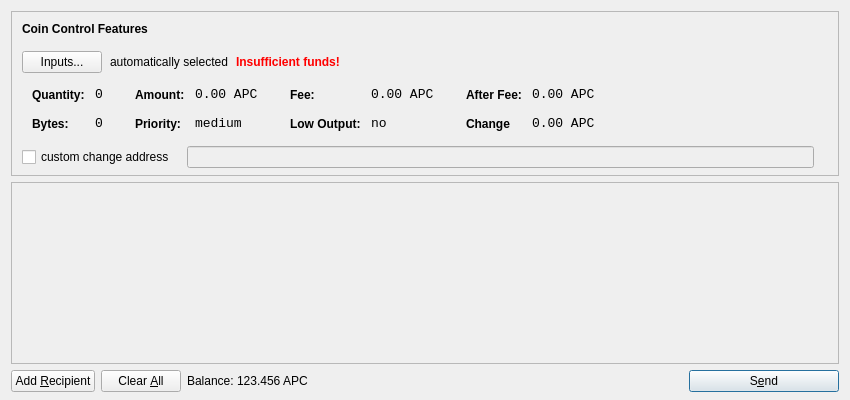
<?xml version="1.0" encoding="UTF-8"?>
<ui version="4.0">
 <class>SendCoinsDialog</class>
 <widget class="QDialog" name="SendCoinsDialog">
  <property name="geometry">
   <rect>
    <x>0</x>
    <y>0</y>
    <width>850</width>
    <height>400</height>
   </rect>
  </property>
  <property name="windowTitle">
   <string>Send Coins</string>
  </property>
  <layout class="QVBoxLayout" name="verticalLayout" stretch="0,1,0">
   <property name="bottomMargin">
    <number>8</number>
   </property>
   <item>
    <widget class="QFrame" name="frameCoinControl">
     <property name="sizePolicy">
      <sizepolicy hsizetype="Expanding" vsizetype="Expanding">
       <horstretch>0</horstretch>
       <verstretch>0</verstretch>
      </sizepolicy>
     </property>
     <property name="maximumSize">
      <size>
       <width>16777215</width>
       <height>16777215</height>
      </size>
     </property>
     <property name="frameShape">
      <enum>QFrame::StyledPanel</enum>
     </property>
     <property name="frameShadow">
      <enum>QFrame::Sunken</enum>
     </property>
     <layout class="QVBoxLayout" name="verticalLayoutCoinControl2">
      <property name="spacing">
       <number>-1</number>
      </property>
      <property name="leftMargin">
       <number>0</number>
      </property>
      <property name="topMargin">
       <number>0</number>
      </property>
      <property name="rightMargin">
       <number>0</number>
      </property>
      <property name="bottomMargin">
       <number>6</number>
      </property>
      <item>
       <layout class="QVBoxLayout" name="verticalLayoutCoinControl" stretch="0,0,0,0,1">
        <property name="spacing">
         <number>0</number>
        </property>
        <property name="leftMargin">
         <number>10</number>
        </property>
        <property name="topMargin">
         <number>10</number>
        </property>
        <item>
         <layout class="QHBoxLayout" name="horizontalLayoutCoinControl1">
          <property name="bottomMargin">
           <number>15</number>
          </property>
          <item>
           <widget class="QLabel" name="labelCoinControlFeatures">
            <property name="sizePolicy">
             <sizepolicy hsizetype="Preferred" vsizetype="Maximum">
              <horstretch>0</horstretch>
              <verstretch>0</verstretch>
             </sizepolicy>
            </property>
            <property name="font">
             <font>
              <weight>75</weight>
              <bold>true</bold>
             </font>
            </property>
            <property name="styleSheet">
             <string notr="true">font-weight:bold;</string>
            </property>
            <property name="text">
             <string>Coin Control Features</string>
            </property>
           </widget>
          </item>
         </layout>
        </item>
        <item>
         <layout class="QHBoxLayout" name="horizontalLayoutCoinControl2" stretch="0,0,0,0">
          <property name="spacing">
           <number>8</number>
          </property>
          <property name="bottomMargin">
           <number>10</number>
          </property>
          <item>
           <widget class="QPushButton" name="pushButtonCoinControl">
            <property name="styleSheet">
             <string notr="true"/>
            </property>
            <property name="text">
             <string>Inputs...</string>
            </property>
           </widget>
          </item>
          <item>
           <widget class="QLabel" name="labelCoinControlAutomaticallySelected">
            <property name="text">
             <string>automatically selected</string>
            </property>
            <property name="margin">
             <number>5</number>
            </property>
           </widget>
          </item>
          <item>
           <widget class="QLabel" name="labelCoinControlInsuffFunds">
            <property name="font">
             <font>
              <weight>75</weight>
              <bold>true</bold>
             </font>
            </property>
            <property name="styleSheet">
             <string notr="true">color:red;font-weight:bold;</string>
            </property>
            <property name="text">
             <string>Insufficient funds!</string>
            </property>
            <property name="margin">
             <number>5</number>
            </property>
           </widget>
          </item>
          <item>
           <spacer name="horizontalSpacerCoinControl">
            <property name="orientation">
             <enum>Qt::Horizontal</enum>
            </property>
            <property name="sizeHint" stdset="0">
             <size>
              <width>40</width>
              <height>1</height>
             </size>
            </property>
           </spacer>
          </item>
         </layout>
        </item>
        <item>
         <widget class="QWidget" name="widgetCoinControl" native="true">
          <property name="sizePolicy">
           <sizepolicy hsizetype="Preferred" vsizetype="Preferred">
            <horstretch>0</horstretch>
            <verstretch>0</verstretch>
           </sizepolicy>
          </property>
          <property name="minimumSize">
           <size>
            <width>0</width>
            <height>0</height>
           </size>
          </property>
          <property name="styleSheet">
           <string notr="true"/>
          </property>
          <layout class="QHBoxLayout" name="horizontalLayoutCoinControl5">
           <property name="margin">
            <number>0</number>
           </property>
           <item>
            <layout class="QHBoxLayout" name="horizontalLayoutCoinControl3" stretch="0,0,0,1">
             <property name="spacing">
              <number>20</number>
             </property>
             <property name="topMargin">
              <number>0</number>
             </property>
             <property name="bottomMargin">
              <number>10</number>
             </property>
             <item>
              <layout class="QFormLayout" name="formLayoutCoinControl1">
               <property name="horizontalSpacing">
                <number>10</number>
               </property>
               <property name="verticalSpacing">
                <number>14</number>
               </property>
               <property name="leftMargin">
                <number>10</number>
               </property>
               <property name="topMargin">
                <number>4</number>
               </property>
               <property name="rightMargin">
                <number>6</number>
               </property>
               <item row="0" column="0">
                <widget class="QLabel" name="labelCoinControlQuantityText">
                 <property name="styleSheet">
                  <string notr="true">font-weight:bold;</string>
                 </property>
                 <property name="text">
                  <string>Quantity:</string>
                 </property>
                 <property name="margin">
                  <number>0</number>
                 </property>
                </widget>
               </item>
               <item row="0" column="1">
                <widget class="QLabel" name="labelCoinControlQuantity">
                 <property name="font">
                  <font>
                   <family>Monospace</family>
                   <pointsize>10</pointsize>
                  </font>
                 </property>
                 <property name="cursor">
                  <cursorShape>IBeamCursor</cursorShape>
                 </property>
                 <property name="contextMenuPolicy">
                  <enum>Qt::ActionsContextMenu</enum>
                 </property>
                 <property name="text">
                  <string>0</string>
                 </property>
                 <property name="margin">
                  <number>0</number>
                 </property>
                 <property name="textInteractionFlags">
                  <set>Qt::LinksAccessibleByMouse|Qt::TextSelectableByKeyboard|Qt::TextSelectableByMouse</set>
                 </property>
                </widget>
               </item>
               <item row="1" column="0">
                <widget class="QLabel" name="labelCoinControlBytesText">
                 <property name="styleSheet">
                  <string notr="true">font-weight:bold;</string>
                 </property>
                 <property name="text">
                  <string>Bytes:</string>
                 </property>
                </widget>
               </item>
               <item row="1" column="1">
                <widget class="QLabel" name="labelCoinControlBytes">
                 <property name="font">
                  <font>
                   <family>Monospace</family>
                   <pointsize>10</pointsize>
                  </font>
                 </property>
                 <property name="cursor">
                  <cursorShape>IBeamCursor</cursorShape>
                 </property>
                 <property name="contextMenuPolicy">
                  <enum>Qt::ActionsContextMenu</enum>
                 </property>
                 <property name="text">
                  <string>0</string>
                 </property>
                 <property name="textInteractionFlags">
                  <set>Qt::LinksAccessibleByMouse|Qt::TextSelectableByKeyboard|Qt::TextSelectableByMouse</set>
                 </property>
                </widget>
               </item>
              </layout>
             </item>
             <item>
              <layout class="QFormLayout" name="formLayoutCoinControl2">
               <property name="horizontalSpacing">
                <number>10</number>
               </property>
               <property name="verticalSpacing">
                <number>14</number>
               </property>
               <property name="leftMargin">
                <number>6</number>
               </property>
               <property name="topMargin">
                <number>4</number>
               </property>
               <property name="rightMargin">
                <number>6</number>
               </property>
               <item row="0" column="0">
                <widget class="QLabel" name="labelCoinControlAmountText">
                 <property name="styleSheet">
                  <string notr="true">font-weight:bold;</string>
                 </property>
                 <property name="text">
                  <string>Amount:</string>
                 </property>
                 <property name="margin">
                  <number>0</number>
                 </property>
                </widget>
               </item>
               <item row="0" column="1">
                <widget class="QLabel" name="labelCoinControlAmount">
                 <property name="font">
                  <font>
                   <family>Monospace</family>
                   <pointsize>10</pointsize>
                  </font>
                 </property>
                 <property name="cursor">
                  <cursorShape>IBeamCursor</cursorShape>
                 </property>
                 <property name="contextMenuPolicy">
                  <enum>Qt::ActionsContextMenu</enum>
                 </property>
                 <property name="text">
                  <string>0.00 APC</string>
                 </property>
                 <property name="textInteractionFlags">
                  <set>Qt::LinksAccessibleByMouse|Qt::TextSelectableByKeyboard|Qt::TextSelectableByMouse</set>
                 </property>
                </widget>
               </item>
               <item row="1" column="0">
                <widget class="QLabel" name="labelCoinControlPriorityText">
                 <property name="styleSheet">
                  <string notr="true">font-weight:bold;</string>
                 </property>
                 <property name="text">
                  <string>Priority:</string>
                 </property>
                </widget>
               </item>
               <item row="1" column="1">
                <widget class="QLabel" name="labelCoinControlPriority">
                 <property name="font">
                  <font>
                   <family>Monospace</family>
                   <pointsize>10</pointsize>
                  </font>
                 </property>
                 <property name="cursor">
                  <cursorShape>IBeamCursor</cursorShape>
                 </property>
                 <property name="contextMenuPolicy">
                  <enum>Qt::ActionsContextMenu</enum>
                 </property>
                 <property name="text">
                  <string>medium</string>
                 </property>
                 <property name="textInteractionFlags">
                  <set>Qt::LinksAccessibleByMouse|Qt::TextSelectableByKeyboard|Qt::TextSelectableByMouse</set>
                 </property>
                </widget>
               </item>
              </layout>
             </item>
             <item>
              <layout class="QFormLayout" name="formLayoutCoinControl3">
               <property name="horizontalSpacing">
                <number>10</number>
               </property>
               <property name="verticalSpacing">
                <number>14</number>
               </property>
               <property name="leftMargin">
                <number>6</number>
               </property>
               <property name="topMargin">
                <number>4</number>
               </property>
               <property name="rightMargin">
                <number>6</number>
               </property>
               <item row="0" column="0">
                <widget class="QLabel" name="labelCoinControlFeeText">
                 <property name="styleSheet">
                  <string notr="true">font-weight:bold;</string>
                 </property>
                 <property name="text">
                  <string>Fee:</string>
                 </property>
                 <property name="margin">
                  <number>0</number>
                 </property>
                </widget>
               </item>
               <item row="0" column="1">
                <widget class="QLabel" name="labelCoinControlFee">
                 <property name="font">
                  <font>
                   <family>Monospace</family>
                   <pointsize>10</pointsize>
                  </font>
                 </property>
                 <property name="cursor">
                  <cursorShape>IBeamCursor</cursorShape>
                 </property>
                 <property name="contextMenuPolicy">
                  <enum>Qt::ActionsContextMenu</enum>
                 </property>
                 <property name="text">
                  <string>0.00 APC</string>
                 </property>
                 <property name="textInteractionFlags">
                  <set>Qt::LinksAccessibleByMouse|Qt::TextSelectableByKeyboard|Qt::TextSelectableByMouse</set>
                 </property>
                </widget>
               </item>
               <item row="1" column="0">
                <widget class="QLabel" name="labelCoinControlLowOutputText">
                 <property name="styleSheet">
                  <string notr="true">font-weight:bold;</string>
                 </property>
                 <property name="text">
                  <string>Low Output:</string>
                 </property>
                </widget>
               </item>
               <item row="1" column="1">
                <widget class="QLabel" name="labelCoinControlLowOutput">
                 <property name="font">
                  <font>
                   <family>Monospace</family>
                   <pointsize>10</pointsize>
                  </font>
                 </property>
                 <property name="cursor">
                  <cursorShape>IBeamCursor</cursorShape>
                 </property>
                 <property name="contextMenuPolicy">
                  <enum>Qt::ActionsContextMenu</enum>
                 </property>
                 <property name="text">
                  <string>no</string>
                 </property>
                 <property name="textInteractionFlags">
                  <set>Qt::LinksAccessibleByMouse|Qt::TextSelectableByKeyboard|Qt::TextSelectableByMouse</set>
                 </property>
                </widget>
               </item>
              </layout>
             </item>
             <item>
              <layout class="QFormLayout" name="formLayoutCoinControl4">
               <property name="horizontalSpacing">
                <number>10</number>
               </property>
               <property name="verticalSpacing">
                <number>14</number>
               </property>
               <property name="leftMargin">
                <number>6</number>
               </property>
               <property name="topMargin">
                <number>4</number>
               </property>
               <property name="rightMargin">
                <number>6</number>
               </property>
               <item row="0" column="0">
                <widget class="QLabel" name="labelCoinControlAfterFeeText">
                 <property name="styleSheet">
                  <string notr="true">font-weight:bold;</string>
                 </property>
                 <property name="text">
                  <string>After Fee:</string>
                 </property>
                 <property name="margin">
                  <number>0</number>
                 </property>
                </widget>
               </item>
               <item row="0" column="1">
                <widget class="QLabel" name="labelCoinControlAfterFee">
                 <property name="font">
                  <font>
                   <family>Monospace</family>
                   <pointsize>10</pointsize>
                  </font>
                 </property>
                 <property name="cursor">
                  <cursorShape>IBeamCursor</cursorShape>
                 </property>
                 <property name="contextMenuPolicy">
                  <enum>Qt::ActionsContextMenu</enum>
                 </property>
                 <property name="text">
                  <string>0.00 APC</string>
                 </property>
                 <property name="textInteractionFlags">
                  <set>Qt::LinksAccessibleByMouse|Qt::TextSelectableByKeyboard|Qt::TextSelectableByMouse</set>
                 </property>
                </widget>
               </item>
               <item row="1" column="0">
                <widget class="QLabel" name="labelCoinControlChangeText">
                 <property name="styleSheet">
                  <string notr="true">font-weight:bold;</string>
                 </property>
                 <property name="text">
                  <string>Change</string>
                 </property>
                </widget>
               </item>
               <item row="1" column="1">
                <widget class="QLabel" name="labelCoinControlChange">
                 <property name="font">
                  <font>
                   <family>Monospace</family>
                   <pointsize>10</pointsize>
                  </font>
                 </property>
                 <property name="cursor">
                  <cursorShape>IBeamCursor</cursorShape>
                 </property>
                 <property name="contextMenuPolicy">
                  <enum>Qt::ActionsContextMenu</enum>
                 </property>
                 <property name="text">
                  <string>0.00 APC</string>
                 </property>
                 <property name="textInteractionFlags">
                  <set>Qt::LinksAccessibleByMouse|Qt::TextSelectableByKeyboard|Qt::TextSelectableByMouse</set>
                 </property>
                </widget>
               </item>
              </layout>
             </item>
            </layout>
           </item>
          </layout>
         </widget>
        </item>
        <item>
         <layout class="QHBoxLayout" name="horizontalLayoutCoinControl4" stretch="0,0,0">
          <property name="spacing">
           <number>12</number>
          </property>
          <property name="sizeConstraint">
           <enum>QLayout::SetDefaultConstraint</enum>
          </property>
          <property name="topMargin">
           <number>5</number>
          </property>
          <property name="rightMargin">
           <number>5</number>
          </property>
          <item>
           <widget class="QCheckBox" name="checkBoxCoinControlChange">
            <property name="text">
             <string>custom change address</string>
            </property>
           </widget>
          </item>
          <item>
           <widget class="QLineEdit" name="lineEditCoinControlChange">
            <property name="enabled">
             <bool>false</bool>
            </property>
            <property name="sizePolicy">
             <sizepolicy hsizetype="Expanding" vsizetype="Fixed">
              <horstretch>0</horstretch>
              <verstretch>0</verstretch>
             </sizepolicy>
            </property>
           </widget>
          </item>
          <item>
           <widget class="QLabel" name="labelCoinControlChangeLabel">
            <property name="sizePolicy">
             <sizepolicy hsizetype="Preferred" vsizetype="Expanding">
              <horstretch>0</horstretch>
              <verstretch>0</verstretch>
             </sizepolicy>
            </property>
            <property name="minimumSize">
             <size>
              <width>0</width>
              <height>0</height>
             </size>
            </property>
            <property name="text">
             <string/>
            </property>
            <property name="margin">
             <number>3</number>
            </property>
           </widget>
          </item>
         </layout>
        </item>
        <item>
         <spacer name="verticalSpacerCoinControl">
          <property name="orientation">
           <enum>Qt::Vertical</enum>
          </property>
          <property name="sizeHint" stdset="0">
           <size>
            <width>800</width>
            <height>1</height>
           </size>
          </property>
         </spacer>
        </item>
       </layout>
      </item>
     </layout>
    </widget>
   </item>
   <item>
    <widget class="QScrollArea" name="scrollArea">
     <property name="widgetResizable">
      <bool>true</bool>
     </property>
     <widget class="QWidget" name="scrollAreaWidgetContents">
      <property name="geometry">
       <rect>
        <x>0</x>
        <y>0</y>
        <width>830</width>
        <height>165</height>
       </rect>
      </property>
      <layout class="QVBoxLayout" name="verticalLayout_2">
       <property name="margin">
        <number>0</number>
       </property>
       <item>
        <layout class="QVBoxLayout" name="entries">
         <property name="spacing">
          <number>6</number>
         </property>
        </layout>
       </item>
       <item>
        <spacer name="verticalSpacer">
         <property name="orientation">
          <enum>Qt::Vertical</enum>
         </property>
         <property name="sizeHint" stdset="0">
          <size>
           <width>20</width>
           <height>40</height>
          </size>
         </property>
        </spacer>
       </item>
      </layout>
     </widget>
    </widget>
   </item>
   <item>
    <layout class="QHBoxLayout" name="horizontalLayout">
     <item>
      <widget class="QPushButton" name="addButton">
       <property name="toolTip">
        <string>Send to multiple recipients at once</string>
       </property>
       <property name="text">
        <string>Add &amp;Recipient</string>
       </property>
       <property name="icon">
        <iconset resource="../bitcoin.qrc">
         <normaloff>:/icons/add</normaloff>:/icons/add</iconset>
       </property>
       <property name="autoDefault">
        <bool>false</bool>
       </property>
      </widget>
     </item>
     <item>
      <widget class="QPushButton" name="clearButton">
       <property name="sizePolicy">
        <sizepolicy hsizetype="Minimum" vsizetype="Fixed">
         <horstretch>0</horstretch>
         <verstretch>0</verstretch>
        </sizepolicy>
       </property>
       <property name="toolTip">
        <string>Remove all transaction fields</string>
       </property>
       <property name="text">
        <string>Clear &amp;All</string>
       </property>
       <property name="icon">
        <iconset resource="../bitcoin.qrc">
         <normaloff>:/icons/remove</normaloff>:/icons/remove</iconset>
       </property>
       <property name="autoRepeatDelay">
        <number>300</number>
       </property>
       <property name="autoDefault">
        <bool>false</bool>
       </property>
      </widget>
     </item>
     <item>
      <layout class="QHBoxLayout" name="horizontalLayout_2">
       <property name="spacing">
        <number>3</number>
       </property>
       <item>
        <widget class="QLabel" name="label">
         <property name="sizePolicy">
          <sizepolicy hsizetype="Preferred" vsizetype="Fixed">
           <horstretch>0</horstretch>
           <verstretch>0</verstretch>
          </sizepolicy>
         </property>
         <property name="text">
          <string>Balance:</string>
         </property>
        </widget>
       </item>
       <item>
        <widget class="QLabel" name="labelBalance">
         <property name="sizePolicy">
          <sizepolicy hsizetype="Preferred" vsizetype="Fixed">
           <horstretch>0</horstretch>
           <verstretch>0</verstretch>
          </sizepolicy>
         </property>
         <property name="cursor">
          <cursorShape>IBeamCursor</cursorShape>
         </property>
         <property name="text">
          <string>123.456 APC</string>
         </property>
         <property name="textInteractionFlags">
          <set>Qt::LinksAccessibleByMouse|Qt::TextSelectableByKeyboard|Qt::TextSelectableByMouse</set>
         </property>
        </widget>
       </item>
      </layout>
     </item>
     <item>
      <spacer name="horizontalSpacer">
       <property name="orientation">
        <enum>Qt::Horizontal</enum>
       </property>
       <property name="sizeHint" stdset="0">
        <size>
         <width>40</width>
         <height>20</height>
        </size>
       </property>
      </spacer>
     </item>
     <item>
      <widget class="QPushButton" name="sendButton">
       <property name="minimumSize">
        <size>
         <width>150</width>
         <height>0</height>
        </size>
       </property>
       <property name="toolTip">
        <string>Confirm the send action</string>
       </property>
       <property name="text">
        <string>S&amp;end</string>
       </property>
       <property name="icon">
        <iconset resource="../bitcoin.qrc">
         <normaloff>:/icons/send</normaloff>:/icons/send</iconset>
       </property>
       <property name="default">
        <bool>true</bool>
       </property>
      </widget>
     </item>
    </layout>
   </item>
  </layout>
 </widget>
 <resources>
  <include location="../bitcoin.qrc"/>
 </resources>
 <connections/>
</ui>
